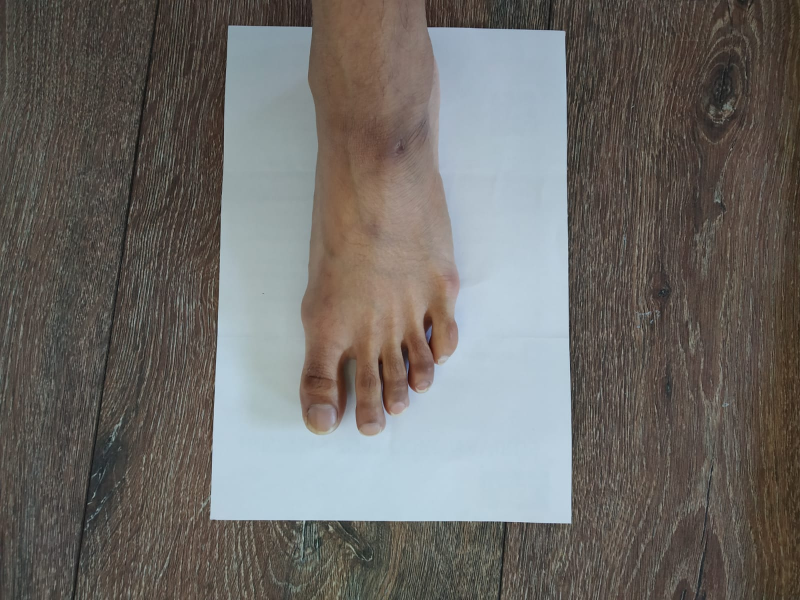
#> input picture FeetAndShoeMeasurement-main_Original/data/barefeet1.jpeg, 1600 x 1200 px (shown at 1/2 size)
$ python main.py
#> lines starting #> are read from the running program, lines starting #| are printed output that depends on the picture; after the words box and inside, x2 and y2 are one past the last pixel; in counts of white or black regions, pixels touching at a corner belong together; long printed decimals are rounded
### FeetAndShoeMeasurement-main_Original/utils.py
from sklearn.cluster import KMeans
import random as rng
import cv2
import imutils
import argparse
from skimage.io import imread
import numpy as np
import matplotlib.pyplot as plt


def preprocess(img):

    img = cv2.cvtColor(img, cv2.COLOR_RGB2HSV)

    img = cv2.GaussianBlur(img, (9, 9), 0)
    img = img/255

    return img

# [5 lines left out: function plotImage, not called in this run]

def cropOrig(bRect, oimg):
    # x (Horizontal), y (Vertical Downwards) are start coordinates
    # img.shape[0] = height of image
    # img.shape[1] = width of image

    x,y,w,h = bRect

    print("Horizontal :",x,", Vertical Downwards :",y,", height of image :",w,", width of image :",h)
    pcropedImg = oimg[y:y+h,x:x+w]

    x1, y1, w1, h1 = 0, 0, pcropedImg.shape[1], pcropedImg.shape[0]

    y2 = int(h1/10)

    x2 = int(w1/10)

    crop1 = pcropedImg[y1+y2:h1-y2,x1+x2:w1-x2]

    #cv2_imshow(crop1)

    ix, iy, iw, ih = x+x2, y+y2, crop1.shape[1], crop1.shape[0]

    croppedImg = oimg[iy:iy+ih,ix:ix+iw]

    return croppedImg, pcropedImg


def overlayImage(croppedImg, pcropedImg):


    x1, y1, w1, h1 = 0, 0, pcropedImg.shape[1], pcropedImg.shape[0]

    y2 = int(h1/10)

    x2 = int(w1/10)

    new_image = np.zeros((pcropedImg.shape[0], pcropedImg.shape[1], 3), np.uint8)
    new_image[:, 0:pcropedImg.shape[1]] = (255, 0, 0) # (B, G, R)

    new_image[ y1+y2:y1+y2+croppedImg.shape[0], x1+x2:x1+x2+croppedImg.shape[1]] = croppedImg

    return new_image


def kMeans_cluster(img):

    # For clustering the image using k-means, we first need to convert it into a 2-dimensional array
    # (H*W, N) N is channel = 3
    image_2D = img.reshape(img.shape[0]*img.shape[1], img.shape[2])

    # tweak the cluster size and see what happens to the Output
    kmeans = KMeans(n_clusters=2, random_state=0).fit(image_2D)
    clustOut = kmeans.cluster_centers_[kmeans.labels_]

    # Reshape back the image from 2D to 3D image
    clustered_3D = clustOut.reshape(img.shape[0], img.shape[1], img.shape[2])

    clusteredImg = np.uint8(clustered_3D*255)

    return clusteredImg


def edgeDetection(clusteredImage):
  #gray = cv2.cvtColor(hsvImage, cv2.COLOR_BGR2GRAY)
  edged1 = cv2.Canny(clusteredImage, 0, 255)
  edged = cv2.dilate(edged1, None, iterations=1)
  edged = cv2.erode(edged, None, iterations=1)
  return edged

def getBoundingBox(img):

    contours, _ = cv2.findContours(img, cv2.RETR_TREE, cv2.CHAIN_APPROX_SIMPLE)

    #print(len(contours))
    contours = sorted(contours, key=lambda x: cv2.contourArea(x), reverse=True)


    contours_poly = [None]*len(contours)
    boundRect = [None]*len(contours)

    for i, c in enumerate(contours):
        contours_poly[i] = cv2.approxPolyDP(c, 3, True)
        boundRect[i] = cv2.boundingRect(contours_poly[i])


    return boundRect, contours, contours_poly, img


def drawCnt(bRect, contours, cntPoly, img):

    drawing = np.zeros((img.shape[0], img.shape[1], 3), dtype=np.uint8)


    paperbb = bRect

    for i in range(len(contours)):
      color = (rng.randint(0,256), rng.randint(0,256), rng.randint(0,256))
      cv2.drawContours(drawing, cntPoly, i, color)
      #cv2.rectangle(drawing, (int(boundRect[i][0]), int(boundRect[i][1])), \
              #(int(boundRect[i][0]+boundRect[i][2]), int(boundRect[i][1]+boundRect[i][3])), color, 2)
    cv2.rectangle(drawing, (int(paperbb[0]), int(paperbb[1])), \
              (int(paperbb[0]+paperbb[2]), int(paperbb[1]+paperbb[3])), color, 2)

    return drawing


def calcFeetSize(pcropedImg, fboundRect):
  x1, y1, w1, h1 = 0, 0, pcropedImg.shape[1], pcropedImg.shape[0]

  y2 = int(h1/10)

  x2 = int(w1/10)

  fh = y2 + fboundRect[2][3]
  fw = x2 + fboundRect[2][2]
  ph = pcropedImg.shape[0]
  pw = pcropedImg.shape[1]

  opw = 210
  oph = 297

  ofs = 0.0

  if fw>fh:
    ofs = (opw/pw)*fw
  else :
    ofs = (oph/ph)*fh


  return ofs

### FeetAndShoeMeasurement-main_Original/main.py
from sklearn.cluster import KMeans
import random as rng
import cv2
import imutils
import argparse
from imutils import contours
from skimage.io import imread
import numpy as np
import matplotlib.pyplot as plt
import os

from utils import *

ImgPath = 'data/barefeet1.jpeg'

def main():

    #import รูปภาพ
    img = imread(ImgPath)
#> img is the input picture: shape (1200, 1600, 3); mean R, G, B 109.4, 106.7, 103
    print(" 1 import รูปภาพ ")
    plt.imshow(img[:,:,::1])
    plt.show()

    if not os.path.exists('output'):
        os.makedirs('output')

    #HSV filter
    print(" 2 ")
    preprocessedOimg = preprocess(img)
    cv2.imwrite('output/preprocessedOimg.jpg', preprocessedOimg)
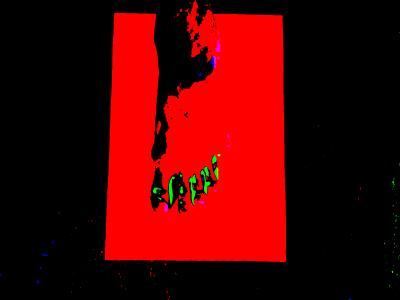
#> saved as preprocessedOimg.jpg: shape (1200, 1600, 3) (shown at 1/4 size); mean B, G, R 0.00148, 0.00329, 0.314; drawn with 1 as white
    plt.imshow(preprocessedOimg[:,:,::1])
    # plt.show()

    #
    print(" 3 ")
    clusteredImg = kMeans_cluster(preprocessedOimg)
    cv2.imwrite('output/clusteredImg.jpg', clusteredImg)
    # print(clusteredImg)
    plt.imshow(clusteredImg[:,:,::1])
    # plt.show()

    #
    print(" 4 ")
    edgedImg = edgeDetection(clusteredImg)
#> in edgeDetection, `edged1 = cv2.Canny(clusteredImage, 0, 255)`:
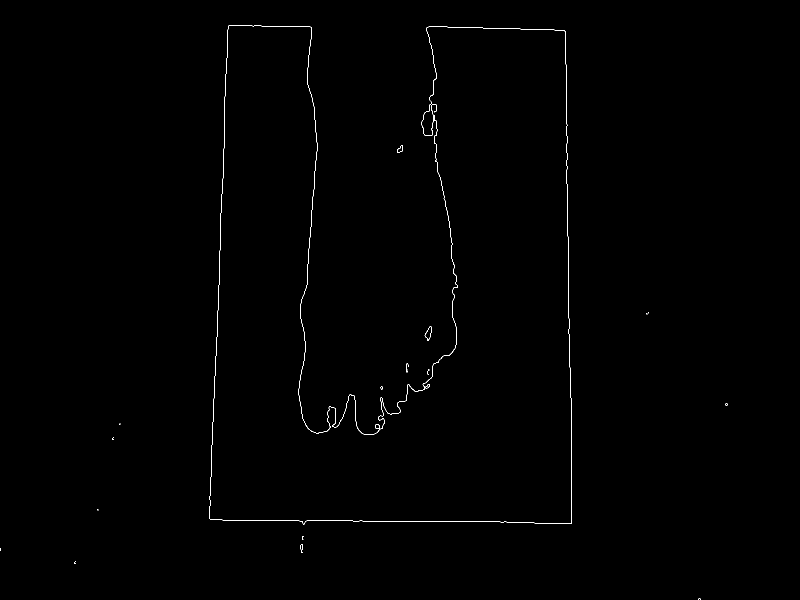
#> edged1: shape (1200, 1600) (shown at 1/2 size); 0.31% white in thin lines or dots, all inside (x1, y1, x2, y2) = (0, 50, 1455, 1200)
#> in edgeDetection, `edged = cv2.dilate(edged1, None, iterations=1)`:
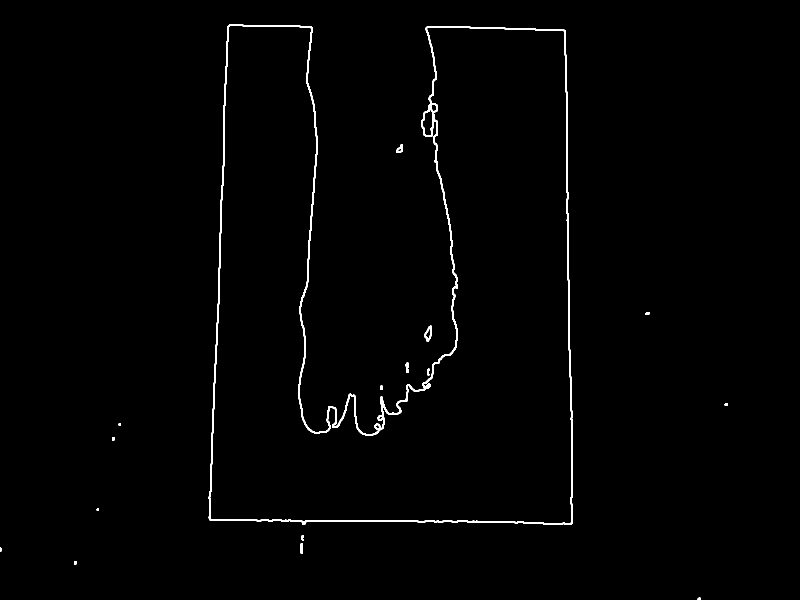
#> edged: shape (1200, 1600) (shown at 1/2 size); 0.98% white; 16 white regions, largest, box (x1, y1, x2, y2) and area: (417, 49, 1145, 1050) 17888, (848, 651, 864, 683) 232, (793, 289, 806, 306) 137
    cv2.imwrite('output/edgedImg.jpg', edgedImg)
    # print(edgedImg)
    # plt.imshow(edgedImg[:,:,::1])
    # plt.show()

    #
    print(" 5 ")
    boundRect, contours, contours_poly, img = getBoundingBox(edgedImg)
#> in getBoundingBox, `contours, _ = cv2.findContours(img, cv2.RETR_TREE, cv2.CHAIN_APPROX_SI..`: contours = 24 contours, 13 with area under 20; largest, box (x1, y1, x2, y2) and area: (418, 50, 1144, 1049) 486598, (418, 50, 1144, 1048) 485124, (843, 210, 867, 272) 950, (849, 652, 863, 682) 202, (850, 654, 863, 679) 184
#> in getBoundingBox, `contours_poly = [None]*len(contours)`: contours_poly = 24 items
#> the loop in getBoundingBox, `for i, c in enumerate(contours):` made 24 passes
#> c on pass 19: [[0, 1096], [0, 1101], [1, 1101], [1, 1097]]
#> after the loop in getBoundingBox, `for i, c in enumerate(contours):`: boundRect = 24 items, first 6: (418, 51, 726, 998), (419, 50, 725, 998), (843, 210, 24, 62), (849, 652, 13, 30), (850, 654, 12, 25), (862, 208, 12, 15); contours_poly = 24 contours, 15 with area under 20; largest, box (x1, y1, x2, y2) and area: (418, 51, 1144, 1049) 487610, (419, 50, 1144, 1048) 484819, (843, 210, 867, 272) 914, (849, 652, 862, 682) 174, (850, 654, 862, 679) 141
    pdraw = drawCnt(boundRect[1], contours, contours_poly, img)
#> the loop in drawCnt, `for i in range(len(contours)):` made 24 passes
#> color on passes 1 to 8: (197, 215, 20), (132, 248, 207), (155, 244, 183), (111, 71, 144), (71, 48, 128), (75, 158, 50), (37, 169, 241), (51, 181, 222)
#> in drawCnt, `cv2.rectangle(drawing, (int(paperbb[0]), int(paperbb[1])), \ (int(pape..`:
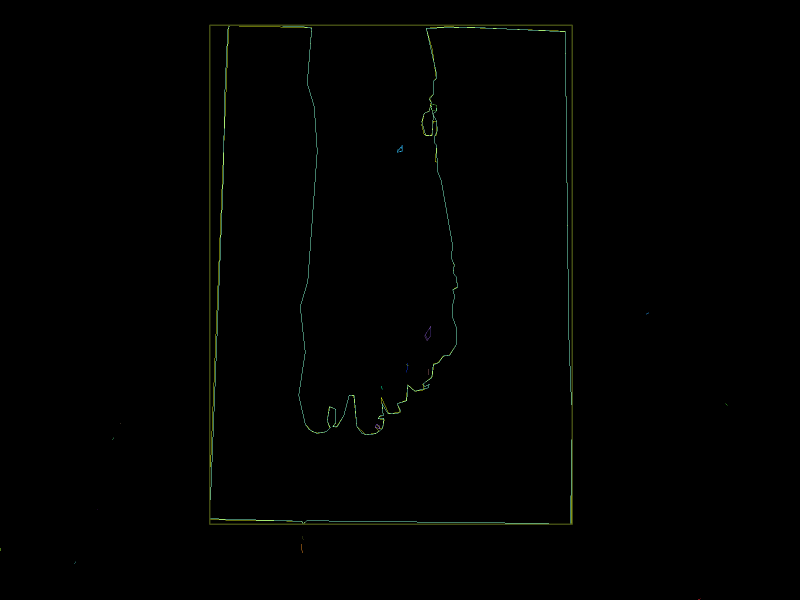
#> drawing: shape (1200, 1600, 3) (shown at 1/2 size); mean of channels 0, 1, 2 0.9, 1.3, 0.7; drawn as R, G, B
    cv2.imwrite('output/pdraw.jpg', pdraw)
    plt.imshow(pdraw[:,:,::1])
    # plt.show()

    # วัดขนาดรูปภาพและมุม
    print(" 6 วัดขนาดรูปภาพและมุม ")
    croppedImg, pcropedImg = cropOrig(boundRect[1], clusteredImg)
    cv2.imwrite('output/croppedImg.jpg', croppedImg)
    plt.imshow(croppedImg[:,:,::1])
    # plt.show()

    #สร้างรูปภาพใหม่
    print(" 7 สร้างรูปภาพใหม่ ")
    newImg = overlayImage(croppedImg, pcropedImg)
    cv2.imwrite('output/newImg.jpg', newImg)
    plt.imshow(newImg[:,:,::1])
    # plt.show()

    #วัดไซต์ให้ถูกต้อง
    print(" 8 วัดไซต์ให้ถูกต้อง ")
    fedged = edgeDetection(newImg)
#> in edgeDetection (call 2), `edged = cv2.dilate(edged1, None, iterations=1)`:
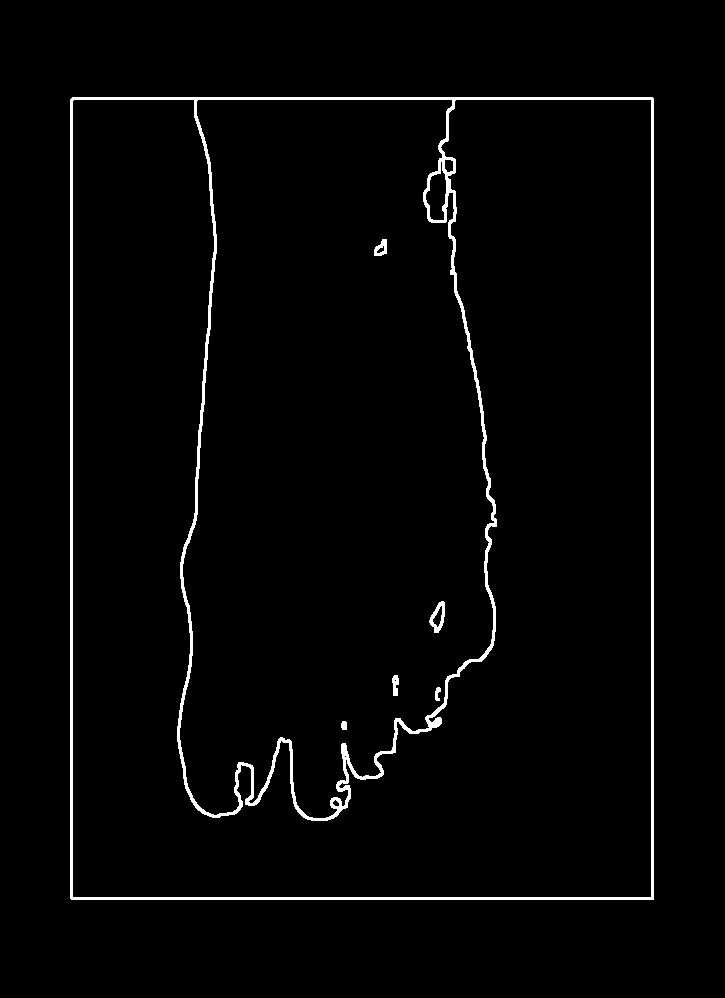
#> edged: shape (998, 725); 2.3% white; 6 white regions, box (x1, y1, x2, y2) and area: (70, 97, 654, 900) 15831, (429, 601, 445, 633) 232, (374, 239, 387, 256) 137, (392, 675, 399, 696) 109, (435, 687, 441, 701) 57, (341, 721, 347, 730) 49
    fboundRect, fcnt, fcntpoly, fimg = getBoundingBox(fedged)
#> in getBoundingBox (call 2), `contours, _ = cv2.findContours(img, cv2.RETR_TREE, cv2.CHAIN_APPROX_SI..`: contours = 15 contours, 4 with area under 20; largest, box (x1, y1, x2, y2) and area: (71, 98, 653, 899) 464797, (71, 98, 653, 899) 281558, (178, 98, 496, 820) 181778, (424, 160, 448, 222) 950, (430, 602, 444, 632) 202
#> the loop in getBoundingBox (call 2), `for i, c in enumerate(contours):` made 15 passes
#> after the loop in getBoundingBox (call 2), `for i, c in enumerate(contours):`: boundRect = 15 items, first 6: (71, 98, 582, 801), (71, 98, 582, 801), (178, 98, 318, 722), (424, 160, 24, 62), (430, 602, 13, 30), (431, 604, 12, 25); contours_poly = 15 contours, 5 with area under 20; largest, box (x1, y1, x2, y2) and area: (71, 98, 653, 899) 463421, (71, 98, 653, 899) 280277, (178, 98, 496, 820) 180921, (424, 160, 448, 222) 914, (430, 602, 443, 632) 174
#> fboundRect has the same summary as boundRect in getBoundingBox; fcnt has the same summary as contours in getBoundingBox; fcntpoly has the same summary as contours_poly in getBoundingBox
    fdraw = drawCnt(fboundRect[2], fcnt, fcntpoly, fimg)
#> call 2 of drawCnt, with bRect = (178, 98, 318, 722)
#> the loop in drawCnt (call 2), `for i in range(len(contours)):` made 15 passes
#> color on passes 1 to 8: (41, 200, 141), (120, 110, 214), (140, 230, 252), (182, 42, 166), (59, 249, 171), (97, 124, 8), (138, 59, 112), (190, 87, 170)
#> after the loop in drawCnt (call 2), `for i in range(len(contours)):`:
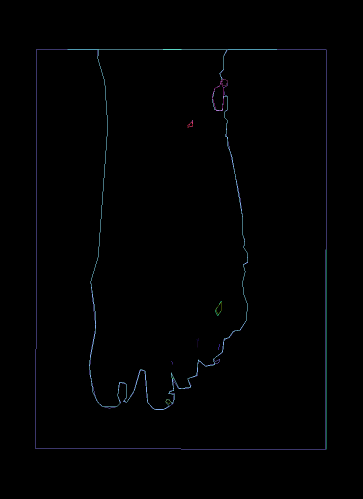
#> drawing: shape (998, 725, 3) (shown at 1/2 size); mean of channels 0, 1, 2 1.1, 1.4, 1.9; drawn as R, G, B
#> in drawCnt (call 2), `cv2.rectangle(drawing, (int(paperbb[0]), int(paperbb[1])), \ (int(pape..`:
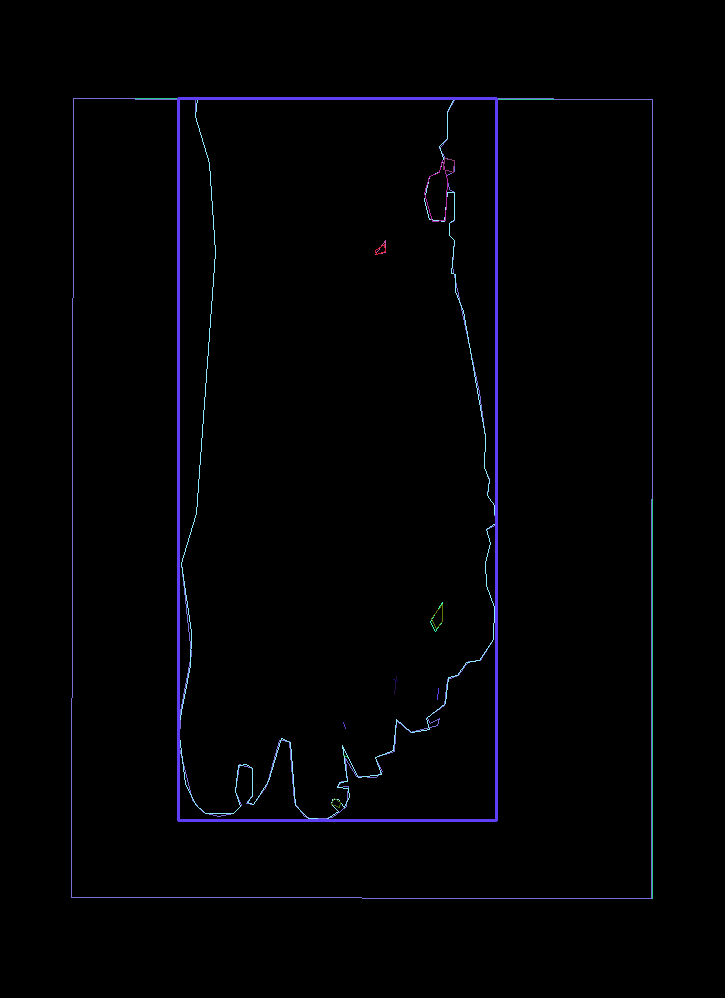
#> drawing: shape (998, 725, 3); 0.86% of pixels changed, all inside (x1, y1, x2, y2) = (177, 97, 498, 822); drawn as R, G, B
    cv2.imwrite('output/fdraw.jpg', fdraw)
    plt.imshow(fdraw[:,:,::1])
    # plt.show()

    #คำนวณไซต์เท้า
    print(" 9 คำนวณไซต์เท้า ")
    print("feet size (cm): ", calcFeetSize(pcropedImg, fboundRect)/10)
#> in calcFeetSize, `fh = y2 + fboundRect[2][3]`: fh = 821
#> in calcFeetSize, `fw = x2 + fboundRect[2][2]`: fw = 390
#> in calcFeetSize, `ofs = (oph/ph)*fh`: ofs = 244.3
#| feet size (cm):  24.433


if __name__ == '__main__':
    main()
